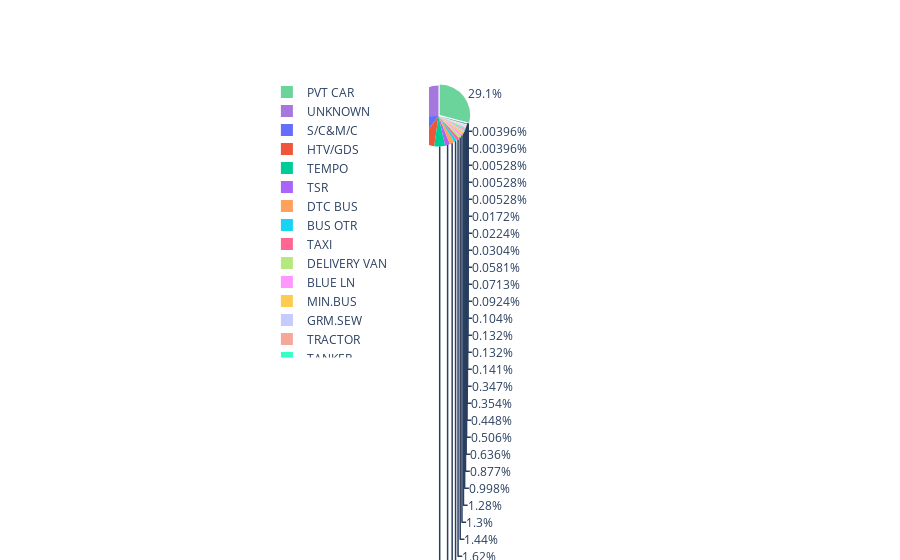

The notebook cell this image was saved under:
### Markdown cell above
# Vehicle at fault

### Code cell
col = "VEHICLE AT FAULT"
grouped = df[col].value_counts().reset_index()
grouped = grouped.rename(columns = {col : "count", "index" : col})

## plot
trace = go.Pie(labels=grouped[col], values=grouped['count'], pull=[0.05, 0], marker=dict(colors=["#6ad49b", "#a678de"]))
layout = go.Layout(title="", height=600, legend=dict(x=0.1, y=1.1))
fig = go.Figure(data = [trace], layout = layout)
iplot(fig)

### Figure 1 — Plotly figure (JSON) as saved in the notebook; plotly's stock layout.template omitted (floating-point values rounded to 4 significant figures)
{"data": [{"labels": ["PVT CAR", "UNKNOWN", "S/C&M/C", "HTV/GDS", "TEMPO", "TSR", "DTC BUS", "BUS OTR", "TAXI", "DELIVERY VAN", "BLUE LN", "MIN.BUS", "GRM.SEW", "TRACTOR", "TANKER", "TRAILER/CONTAINER", "BUS O S", "CTR BUS", "CRANE", "DELIVRY", "ERCAW", "BUS SCL", "CAL CAB", "TRL/CON", "MILITRY", "AMBULNC", "POL.VEH", "C.RICKW", "STEEM R", "MATADOR", "TONGA/R", "B.CARTS", "CYCLELIST", "HANDCRT"], "marker": {"colors": ["#6ad49b", "#a678de"]}, "pull": [0.05, 0], "type": "pie", "values": [22043, 19145, 10990, 6029, 4369, 2006, 1879, 1241, 1226, 1090, 981, 969, 756, 664, 482, 383, 339, 268, 263, 107, 100, 100, 79, 70, 54, 44, 23, 17, 13, 4, 4, 4, 3, 3]}], "layout": {"legend": {"x": 0.1, "y": 1.1}, "title": {"text": ""}, "autosize": true}}
